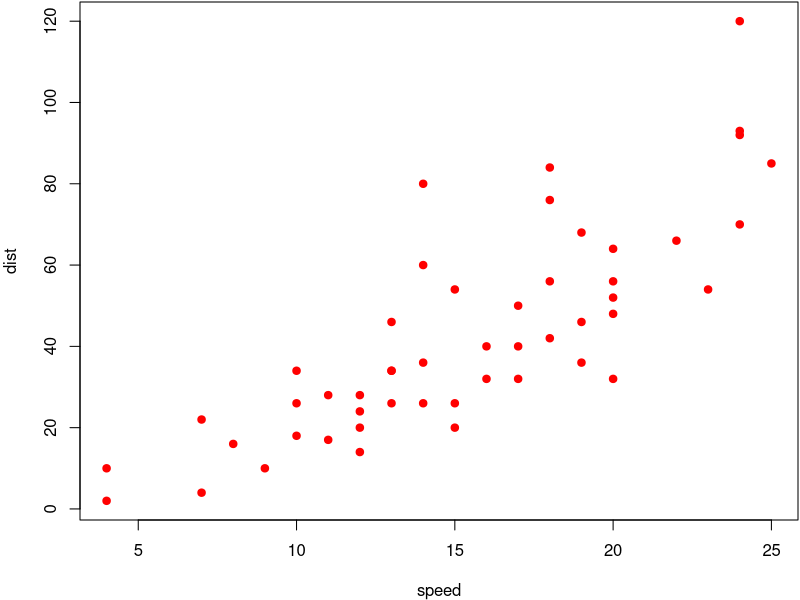

Reproduce this figure in R.
## ---- chunk 1
options(digits = 3)
cat("hello world!")
set.seed(123)
(x = rnorm(40) + 10)
# generate a table
knitr::kable(head(mtcars))
(function() {
  if (TRUE) 1 + 1  # a boring comment
})()
#names(formals(servr::jekyll))  # arguments of the jekyll() function
## ---- chunk 2
par(mar = c(4, 4, .1, .1))
plot(cars, pch = 19, col = 'red')  # a scatterplot
